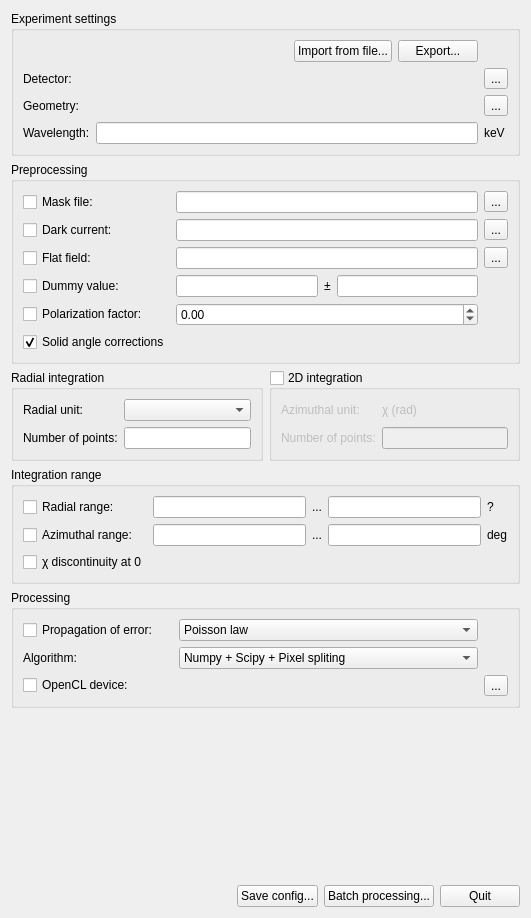
<?xml version="1.0" encoding="UTF-8"?>
<ui version="4.0">
 <class>Form</class>
 <widget class="QWidget" name="Form">
  <property name="geometry">
   <rect>
    <x>0</x>
    <y>0</y>
    <width>531</width>
    <height>918</height>
   </rect>
  </property>
  <property name="windowTitle">
   <string>Form</string>
  </property>
  <layout class="QVBoxLayout" name="verticalLayout">
   <item>
    <widget class="QGroupBox" name="groupBox">
     <property name="title">
      <string>Experiment settings</string>
     </property>
     <layout class="QGridLayout" name="gridLayout" rowstretch="0,0,0,0" columnstretch="0,1,0">
      <item row="2" column="0">
       <widget class="QLabel" name="label_7">
        <property name="text">
         <string>Geometry:</string>
        </property>
       </widget>
      </item>
      <item row="1" column="2">
       <widget class="QToolButton" name="load_detector">
        <property name="toolTip">
         <string>select spline file graphically</string>
        </property>
        <property name="text">
         <string>...</string>
        </property>
       </widget>
      </item>
      <item row="1" column="0">
       <widget class="QLabel" name="label_5">
        <property name="text">
         <string>Detector:</string>
        </property>
       </widget>
      </item>
      <item row="0" column="0" colspan="2">
       <widget class="QWidget" name="widget" native="true">
        <layout class="QHBoxLayout" name="horizontalLayout">
         <property name="margin">
          <number>0</number>
         </property>
         <item>
          <spacer name="horizontalSpacer">
           <property name="orientation">
            <enum>Qt::Horizontal</enum>
           </property>
           <property name="sizeHint" stdset="0">
            <size>
             <width>40</width>
             <height>20</height>
            </size>
           </property>
          </spacer>
         </item>
         <item>
          <widget class="QPushButton" name="file_import">
           <property name="enabled">
            <bool>true</bool>
           </property>
           <property name="sizePolicy">
            <sizepolicy hsizetype="Fixed" vsizetype="Fixed">
             <horstretch>0</horstretch>
             <verstretch>0</verstretch>
            </sizepolicy>
           </property>
           <property name="text">
            <string>Import from file...</string>
           </property>
          </widget>
         </item>
         <item>
          <widget class="QPushButton" name="poni_save">
           <property name="enabled">
            <bool>true</bool>
           </property>
           <property name="sizePolicy">
            <sizepolicy hsizetype="Fixed" vsizetype="Fixed">
             <horstretch>0</horstretch>
             <verstretch>0</verstretch>
            </sizepolicy>
           </property>
           <property name="text">
            <string>Export...</string>
           </property>
          </widget>
         </item>
        </layout>
       </widget>
      </item>
      <item row="2" column="2">
       <widget class="QToolButton" name="show_geometry">
        <property name="toolTip">
         <string>select spline file graphically</string>
        </property>
        <property name="text">
         <string>...</string>
        </property>
       </widget>
      </item>
      <item row="2" column="1">
       <widget class="GeometryLabel" name="geometry_label">
        <property name="alignment">
         <set>Qt::AlignRight|Qt::AlignTrailing|Qt::AlignVCenter</set>
        </property>
       </widget>
      </item>
      <item row="1" column="1">
       <widget class="DetectorLabel" name="detector_label">
        <property name="text">
         <string/>
        </property>
        <property name="alignment">
         <set>Qt::AlignRight|Qt::AlignTrailing|Qt::AlignVCenter</set>
        </property>
        <property name="textInteractionFlags">
         <set>Qt::LinksAccessibleByMouse|Qt::TextSelectableByMouse</set>
        </property>
       </widget>
      </item>
      <item row="3" column="2">
       <widget class="UnitLabel" name="wavelengthUnit">
        <property name="text">
         <string>keV</string>
        </property>
       </widget>
      </item>
      <item row="3" column="0">
       <widget class="QLabel" name="label_8">
        <property name="text">
         <string>Wavelength:</string>
        </property>
       </widget>
      </item>
      <item row="3" column="1">
       <widget class="QuantityEdit" name="wavelengthEdit">
        <property name="toolTip">
         <string>File containing the image of the mask</string>
        </property>
        <property name="alignment">
         <set>Qt::AlignRight|Qt::AlignTrailing|Qt::AlignVCenter</set>
        </property>
       </widget>
      </item>
     </layout>
    </widget>
   </item>
   <item>
    <widget class="QGroupBox" name="groupBox_2">
     <property name="title">
      <string>Preprocessing</string>
     </property>
     <layout class="QGridLayout" name="gridLayout_3">
      <item row="4" column="0">
       <widget class="QCheckBox" name="do_polarization">
        <property name="toolTip">
         <string>Perform polarization corrections</string>
        </property>
        <property name="text">
         <string>Polarization factor:</string>
        </property>
       </widget>
      </item>
      <item row="3" column="0">
       <widget class="QCheckBox" name="do_dummy">
        <property name="toolTip">
         <string>Perform dynamic masking</string>
        </property>
        <property name="statusTip">
         <string/>
        </property>
        <property name="text">
         <string>Dummy value:</string>
        </property>
       </widget>
      </item>
      <item row="0" column="0">
       <widget class="QCheckBox" name="do_mask">
        <property name="toolTip">
         <string>Mask-out pixels</string>
        </property>
        <property name="text">
         <string>Mask file:</string>
        </property>
       </widget>
      </item>
      <item row="3" column="1">
       <widget class="QLineEdit" name="val_dummy">
        <property name="toolTip">
         <string>Dummy value for dynamic masking</string>
        </property>
       </widget>
      </item>
      <item row="2" column="1" colspan="3">
       <widget class="QLineEdit" name="flat_field">
        <property name="toolTip">
         <string>File containing the flat-field image</string>
        </property>
       </widget>
      </item>
      <item row="3" column="2">
       <widget class="QLabel" name="label">
        <property name="text">
         <string>±</string>
        </property>
       </widget>
      </item>
      <item row="1" column="4">
       <widget class="QToolButton" name="file_dark_current">
        <property name="text">
         <string>...</string>
        </property>
       </widget>
      </item>
      <item row="2" column="4">
       <widget class="QToolButton" name="file_flat_field">
        <property name="text">
         <string>...</string>
        </property>
       </widget>
      </item>
      <item row="2" column="0">
       <widget class="QCheckBox" name="do_flat">
        <property name="toolTip">
         <string>Perform flat field corrrections</string>
        </property>
        <property name="text">
         <string>Flat field:</string>
        </property>
       </widget>
      </item>
      <item row="1" column="0">
       <widget class="QCheckBox" name="do_dark">
        <property name="toolTip">
         <string>Perform dark current subtraction</string>
        </property>
        <property name="text">
         <string>Dark current:</string>
        </property>
       </widget>
      </item>
      <item row="0" column="4">
       <widget class="QToolButton" name="file_mask_file">
        <property name="text">
         <string>...</string>
        </property>
       </widget>
      </item>
      <item row="0" column="1" colspan="3">
       <widget class="QLineEdit" name="mask_file">
        <property name="toolTip">
         <string>File containing the image of the mask</string>
        </property>
       </widget>
      </item>
      <item row="1" column="1" colspan="3">
       <widget class="QLineEdit" name="dark_current">
        <property name="toolTip">
         <string>File containing the dark image</string>
        </property>
       </widget>
      </item>
      <item row="3" column="3">
       <widget class="QLineEdit" name="delta_dummy">
        <property name="toolTip">
         <string>Precision for dummy value</string>
        </property>
       </widget>
      </item>
      <item row="4" column="1" colspan="3">
       <widget class="QDoubleSpinBox" name="polarization_factor">
        <property name="toolTip">
         <string>Between 1 (Vertical) and -1 (Horizontal polarization). </string>
        </property>
        <property name="minimum">
         <double>-1.000000000000000</double>
        </property>
        <property name="maximum">
         <double>1.000000000000000</double>
        </property>
        <property name="singleStep">
         <double>0.050000000000000</double>
        </property>
       </widget>
      </item>
      <item row="5" column="0">
       <widget class="QCheckBox" name="do_solid_angle">
        <property name="toolTip">
         <string>Correct solid angle effects</string>
        </property>
        <property name="text">
         <string>Solid angle corrections</string>
        </property>
        <property name="checked">
         <bool>true</bool>
        </property>
       </widget>
      </item>
     </layout>
    </widget>
   </item>
   <item>
    <widget class="QWidget" name="widget_2" native="true">
     <layout class="QHBoxLayout" name="horizontalLayout_2">
      <property name="margin">
       <number>0</number>
      </property>
      <item>
       <widget class="QGroupBox" name="groupBox_8">
        <property name="title">
         <string>Radial integration</string>
        </property>
        <layout class="QGridLayout" name="gridLayout_8">
         <item row="2" column="0">
          <widget class="QLabel" name="label_21">
           <property name="text">
            <string>Number of points:</string>
           </property>
          </widget>
         </item>
         <item row="2" column="1">
          <widget class="QLineEdit" name="nbpt_rad"/>
         </item>
         <item row="1" column="0">
          <widget class="QLabel" name="label_12">
           <property name="text">
            <string>Radial unit:</string>
           </property>
          </widget>
         </item>
         <item row="1" column="1">
          <widget class="UnitSelector" name="radial_unit">
           <property name="sizeAdjustPolicy">
            <enum>QComboBox::AdjustToMinimumContentsLength</enum>
           </property>
          </widget>
         </item>
        </layout>
       </widget>
      </item>
      <item>
       <widget class="QGroupBox" name="do_2D">
        <property name="title">
         <string>2D integration</string>
        </property>
        <property name="checkable">
         <bool>true</bool>
        </property>
        <property name="checked">
         <bool>false</bool>
        </property>
        <layout class="QGridLayout" name="gridLayout_7">
         <item row="1" column="0">
          <widget class="QLabel" name="label_20">
           <property name="text">
            <string>Number of points:</string>
           </property>
          </widget>
         </item>
         <item row="0" column="0">
          <widget class="QLabel" name="label_17">
           <property name="text">
            <string>Azimuthal unit:</string>
           </property>
          </widget>
         </item>
         <item row="1" column="1">
          <widget class="QLineEdit" name="nbpt_azim"/>
         </item>
         <item row="0" column="1">
          <widget class="QLabel" name="azimuthal_unit">
           <property name="text">
            <string>χ (rad)</string>
           </property>
          </widget>
         </item>
        </layout>
       </widget>
      </item>
     </layout>
    </widget>
   </item>
   <item>
    <widget class="QGroupBox" name="groupBox_5">
     <property name="title">
      <string>Integration range</string>
     </property>
     <layout class="QGridLayout" name="gridLayout_4">
      <item row="2" column="2">
       <widget class="QLabel" name="label_9">
        <property name="text">
         <string>...</string>
        </property>
       </widget>
      </item>
      <item row="2" column="3">
       <widget class="QLineEdit" name="radial_range_max">
        <property name="toolTip">
         <string>upper radial bound</string>
        </property>
       </widget>
      </item>
      <item row="2" column="0">
       <widget class="QCheckBox" name="do_radial_range">
        <property name="toolTip">
         <string>Limit/Force the radial range</string>
        </property>
        <property name="text">
         <string>Radial range:</string>
        </property>
       </widget>
      </item>
      <item row="2" column="1">
       <widget class="QLineEdit" name="radial_range_min">
        <property name="toolTip">
         <string>Lower radial bound</string>
        </property>
       </widget>
      </item>
      <item row="2" column="4">
       <widget class="QLabel" name="_radialRangeUnit">
        <property name="text">
         <string>?</string>
        </property>
       </widget>
      </item>
      <item row="4" column="0">
       <widget class="QCheckBox" name="chi_discontinuity_at_0">
        <property name="toolTip">
         <string>if unset, the discontinuity is at 180°</string>
        </property>
        <property name="text">
         <string>χ discontinuity at 0</string>
        </property>
       </widget>
      </item>
      <item row="3" column="0">
       <widget class="QCheckBox" name="do_azimuthal_range">
        <property name="toolTip">
         <string>Limit/force the azimuthal range</string>
        </property>
        <property name="text">
         <string>Azimuthal range:</string>
        </property>
       </widget>
      </item>
      <item row="3" column="1">
       <widget class="QLineEdit" name="azimuth_range_min">
        <property name="toolTip">
         <string>Lower azimuthal bound</string>
        </property>
        <property name="text">
         <string/>
        </property>
       </widget>
      </item>
      <item row="3" column="3">
       <widget class="QLineEdit" name="azimuth_range_max">
        <property name="toolTip">
         <string>Upper azimuthal bound</string>
        </property>
       </widget>
      </item>
      <item row="3" column="4">
       <widget class="QLabel" name="label_24">
        <property name="text">
         <string>deg</string>
        </property>
       </widget>
      </item>
      <item row="3" column="2">
       <widget class="QLabel" name="label_10">
        <property name="text">
         <string>...</string>
        </property>
       </widget>
      </item>
     </layout>
    </widget>
   </item>
   <item>
    <widget class="QGroupBox" name="groupBox_4">
     <property name="title">
      <string>Processing</string>
     </property>
     <layout class="QGridLayout" name="gridLayout_6" columnstretch="0,0,0,0">
      <item row="1" column="0">
       <widget class="QLabel" name="label_13">
        <property name="text">
         <string>Algorithm:</string>
        </property>
       </widget>
      </item>
      <item row="0" column="0">
       <widget class="QCheckBox" name="do_poisson">
        <property name="text">
         <string>Propagation of error:</string>
        </property>
       </widget>
      </item>
      <item row="2" column="3">
       <widget class="QToolButton" name="opencl_config_button">
        <property name="text">
         <string>...</string>
        </property>
       </widget>
      </item>
      <item row="0" column="1" colspan="2">
       <widget class="QComboBox" name="error_selection">
        <item>
         <property name="text">
          <string>Poisson law</string>
         </property>
        </item>
       </widget>
      </item>
      <item row="1" column="1" colspan="2">
       <widget class="QComboBox" name="algorithm_selection">
        <item>
         <property name="text">
          <string>Numpy + Scipy + Pixel spliting</string>
         </property>
        </item>
        <item>
         <property name="text">
          <string>Cython histogram</string>
         </property>
        </item>
        <item>
         <property name="text">
          <string>New Item</string>
         </property>
        </item>
        <item>
         <property name="text">
          <string>New Item</string>
         </property>
        </item>
        <item>
         <property name="text">
          <string>OpenCL</string>
         </property>
        </item>
       </widget>
      </item>
      <item row="2" column="1" colspan="2">
       <widget class="OpenClDeviceLabel" name="opencl_label">
        <property name="alignment">
         <set>Qt::AlignRight|Qt::AlignTrailing|Qt::AlignVCenter</set>
        </property>
       </widget>
      </item>
      <item row="2" column="0">
       <widget class="QCheckBox" name="do_OpenCL">
        <property name="text">
         <string>OpenCL device:</string>
        </property>
       </widget>
      </item>
     </layout>
    </widget>
   </item>
   <item>
    <spacer name="verticalSpacer">
     <property name="orientation">
      <enum>Qt::Vertical</enum>
     </property>
     <property name="sizeHint" stdset="0">
      <size>
       <width>20</width>
       <height>40</height>
      </size>
     </property>
    </spacer>
   </item>
   <item>
    <widget class="QWidget" name="widget_3" native="true">
     <layout class="QHBoxLayout" name="horizontalLayout_3">
      <property name="margin">
       <number>0</number>
      </property>
      <item>
       <spacer name="horizontalSpacer_2">
        <property name="orientation">
         <enum>Qt::Horizontal</enum>
        </property>
        <property name="sizeHint" stdset="0">
         <size>
          <width>213</width>
          <height>20</height>
         </size>
        </property>
       </spacer>
      </item>
      <item>
       <widget class="QPushButton" name="save_json_button">
        <property name="enabled">
         <bool>true</bool>
        </property>
        <property name="sizePolicy">
         <sizepolicy hsizetype="Fixed" vsizetype="Fixed">
          <horstretch>0</horstretch>
          <verstretch>0</verstretch>
         </sizepolicy>
        </property>
        <property name="text">
         <string>Save config...</string>
        </property>
       </widget>
      </item>
      <item>
       <widget class="QPushButton" name="batch_processing">
        <property name="enabled">
         <bool>true</bool>
        </property>
        <property name="sizePolicy">
         <sizepolicy hsizetype="Fixed" vsizetype="Fixed">
          <horstretch>0</horstretch>
          <verstretch>0</verstretch>
         </sizepolicy>
        </property>
        <property name="text">
         <string>Batch processing...</string>
        </property>
       </widget>
      </item>
      <item>
       <widget class="QPushButton" name="quit_button">
        <property name="enabled">
         <bool>true</bool>
        </property>
        <property name="sizePolicy">
         <sizepolicy hsizetype="Fixed" vsizetype="Fixed">
          <horstretch>0</horstretch>
          <verstretch>0</verstretch>
         </sizepolicy>
        </property>
        <property name="text">
         <string>Quit</string>
        </property>
       </widget>
      </item>
     </layout>
    </widget>
   </item>
  </layout>
 </widget>
 <customwidgets>
  <customwidget>
   <class>DetectorLabel</class>
   <extends>QLabel</extends>
   <header>pyFAI.gui.widgets.DetectorLabel</header>
  </customwidget>
  <customwidget>
   <class>UnitSelector</class>
   <extends>QComboBox</extends>
   <header>pyFAI.gui.widgets.UnitSelector</header>
  </customwidget>
  <customwidget>
   <class>OpenClDeviceLabel</class>
   <extends>QLabel</extends>
   <header>pyFAI.gui.widgets.OpenClDeviceLabel</header>
  </customwidget>
  <customwidget>
   <class>QuantityEdit</class>
   <extends>QLineEdit</extends>
   <header>pyFAI.gui.widgets.QuantityEdit</header>
  </customwidget>
  <customwidget>
   <class>UnitLabel</class>
   <extends>QLabel</extends>
   <header>pyFAI.gui.widgets.UnitLabel</header>
  </customwidget>
  <customwidget>
   <class>GeometryLabel</class>
   <extends>QLabel</extends>
   <header>pyFAI.gui.widgets.GeometryLabel</header>
  </customwidget>
 </customwidgets>
 <resources/>
 <connections/>
</ui>
